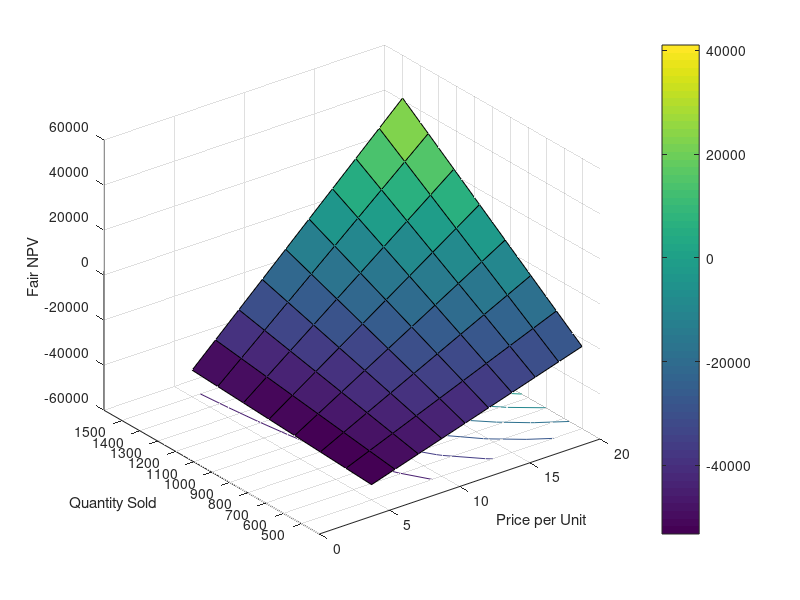

This figure's MATLAB source: (Note: this script raises an error after producing the figure.)
% Financial Engineering was HW3A (pre 2019)
% But is now HW1 / Matlab (2019+)
% This is clean / works / bug free.
% This version 2019 04 14
% Author:  JW 
% Does Capital Budgeting I for different values of P and Q 


clear all;  % reset ram 
clc;  % clear output screen - makes is much easier to debug

format bank;  % set the way numbers are displayed to the screen 
   
%*******************************************************************************
%**************************** BEGINING OF CONTROL PANEL ************************
%*******************************************************************************


% Overall Parameters 
swtProjectLife = 10;    % Expected life of project, in years 
swtWACC = 0.1220;      % Weighted average cost of capital for this project 
swtTaxRate = 0.34;     % Marginal tax rate for the project 

% Capital Expenditures (CapEx) Parameters 
swtCostOfEquip = 65000;   % cost of factory at t=0, assume paid in cash 
swtSalvValue = 20000;     % Est. of Salvage value for deprec purposes 
                          % at the end of the assumed deprec period 
swtMktValue = 40000;      % Est. of the actual mkt value of factory at 
                          % the end of the projects life 
swtDeprecLife =  7;       % The Depreciation period (in yrs) to use. 
                          % Dictated by the IRS and the type of asset used 

% Operating (OpEx) Parameters 
	swtMinP = 5.00;          % minimum Price per unit in the grid 
 	swtMaxP = 20.00;         % maximum Price per unit in the grid 
      swtGridP = 10;          % number of grid points (nodes) to for prices. 
                             % Must be > 1 
      swtMinQ = 500;         % minimum Q in the grid 
      swtMaxQ = 1500;        % maximum Q in the grid 
      swtGridQ = 8;          % number of grid points (nodes) to use with Q 
                             % Must be > 1 
      swtPGrowth = .0500;      % annualized nominal growth in prices beyond t=1 
      swtQGrowth =  -0.0100;    % annualized growth of quantity sold beyond year 1 
                               % Enter above as a decimal, i.e. 0.0100 for +1% growth 

      swtFixOpCost = 2700;     % fixed Op. Costs at t=1 
      swtFixOpCostGr = 0.0300; % annualized growth in fixed Op. costs after year 1 
                               % Enter above as a decimal, i.e. 0.0100 for +1% growth 
                               % A value close to inflation is probably appropriate 
      swtVarOpCost =  3.86;    % variable op. Costs *per unit* at t=1 
      swtVarOpCostGr = 0.0200; % Ann. growth in variable Op. Cost per unit after t=1 
                               % Enter above as a decimal, i.e. 0.0100 for +1% growth 
                               % A value close to inflation is probably appropriate 

% Changes in Working Capital (WC) parameters  
      swtInvent = 0.150;  % Required Invent level as a proportion of next years sales 
      swtAR     = 0.160;  % Acct Rec level as a proportion of same year revenue 
      swtAP     = 0.120;  % Acct Pay level as a proportion of same year revenue 
     
      
% Changes in Maintenance Cash (MC) parameters  
      swtMC   =  3/12 ;  % Maint Cash level as a proportion of same year revenue
          % Note:  Having 3 months of revenue on hand as cash is set via  = 3/12;  
          %  and 45 days via  = 45/365    etc
     
      
 swtWrite = 1;       % 1= write ascii file to disk, 0= don't

      
%*****************************************************************************
%***************** END OF CONTROL PANEL **************************************
%*****************************************************************************


% Now initialize Matricies for CF from Capital Spending, Operations and changes 
% in Working Capital.  

d1 = (swtMaxP-swtMinP)/(swtGridP-1); % incrementor in for loop
d2 = (swtMaxQ-swtMinQ)/(swtGridQ-1); % incrementor in for loop
P = 1;
Q = 1;
y = 0;

for x = swtMinP:d1:swtMaxP; % for loop
    for z = swtMinQ:d2:swtMaxQ; % for loop
%%
CFCS = zeros(7,swtProjectLife+1); 

k = swtProjectLife+1;
for c = 3:k;
CFCS(1,1) = -1 * swtCostOfEquip; % Purchases of Equipment.
CFCS(2,swtProjectLife+1) =  swtMktValue; % Sale of Equipment

i = 2; % set the counter to 2.0 initially
while i <= swtDeprecLife;
CFCS(3,i:swtDeprecLife+1) = (swtCostOfEquip - swtSalvValue)/swtDeprecLife; % Depreciation per Year
i = i + 1; % increment the counter by one
end; % end while i <= swtDeprecLife;

CFCS(4,c-1) = CFCS(3,c-1) + CFCS(4,c-2);
CFCS(4,c) = CFCS(3,c) + CFCS(4,c-1); % Accumulated Depreciation:
CFCS(5,1) = swtCostOfEquip;
CFCS(5,c-1) = CFCS(5,c-2) - CFCS(3,c-1); 
CFCS(5,c) = CFCS(5,c-1) - CFCS(3,c); % Implied Book value of equipment:

j = 2;
while j <= swtProjectLife+1;
    if CFCS(2,j) > 0;
       CFCS(6,j) = (CFCS(5,j) - CFCS(2,j))*swtTaxRate;
    else
       CFCS(6,j) = 0;
    end;
j = j + 1;
end;
% tax due (- #) or tax shield (+#) on sale of equip:

CFCS(7,c-2) = CFCS(1,c-2) + CFCS(2,c-2) + CFCS(6,c-2);
CFCS(7,c) = CFCS(1,c) + CFCS(2,c) + CFCS(6,c);% Total:  CF from Cap. Spending:
end;
%%

%%
CFOP  = zeros(9,swtProjectLife+2);  % CF from OPerations 
CFOP(1,2) = x; % price at t=0 (CB)

k = swtProjectLife+1;
for c = 3:k;
CFOP(1,c) = (1 + swtPGrowth) * CFOP(1,c-1); % price growth

CFOP(2,2) = z; % quantity at t=0 (CB)
CFOP(2,c) = CFOP(2,c-1) * (1 + swtQGrowth); % quantity growth
CFOP(3,2) = swtFixOpCost; % fixed cost at t=0
CFOP(3,c) = CFOP(3,c-1) * (1 + swtFixOpCostGr); % fixed cost growth
CFOP(4,2) = swtVarOpCost; % variable per unit cost at t=0
CFOP(4,c) = CFOP(4,c-1) * (1 + swtVarOpCostGr); % per unit variable cost growth
CFOP(5,c-1) = CFOP(1,c-1) * CFOP(2,c-1);
CFOP(5,c) = CFOP(1,c) * CFOP(2,c); % Accounting revenue
CFOP(6,c-2) = CFOP(3,c-2); % Fixed operating costs In Accounting Terms
CFOP(6,c) = CFOP(3,c);
CFOP(7,c-2) = CFOP(2,c-2) * CFOP(4,c-2);
CFOP(7,c) = CFOP(2,c) * CFOP(4,c); % Variable Op. Costs/unit in Accounting Terms
CFOP(8,c-2) = CFCS(3,c-2); 
CFOP(8,c) = CFCS(3,c);% Depreciation/yr
CFOP(9,c-2) = (((CFOP(5,c-2) - CFOP(6,c-2) - ... 
                               CFOP(7,c-2) - CFOP(8,c-2)) * (1-swtTaxRate)) ...
                              +CFOP(8,c-2)); 
CFOP(9,c) = (((CFOP(5,c) - CFOP(6,c) - ... 
                               CFOP(7,c) - CFOP(8,c)) * (1-swtTaxRate)) ...
                              +CFOP(8,c));% Total: CF from Operations:
end;                        
%%                         
CFWC  = zeros(10,swtProjectLife+1);  % CF from changes in Working Capital 

k = swtProjectLife+1;
for c = 3:k;

CFWC(1,c-2) = swtInvent * CFOP(5,c-1);
CFWC(1,c) = swtInvent * CFOP(5,c+1); % row 1 = inventory levels
CFWC(2,c-1) = swtAR * CFOP(5,c-1); 
CFWC(2,c) = swtAR * CFOP(5,c);  % row 2 = A/R levels 
CFWC(3,c-1) = swtAP * CFOP(5,c-1);
CFWC(3,c) = swtAP * CFOP(5,c); % row 3 = A/P levels
CFWC(4,1) = CFWC(1,1);
CFWC(4,c-1) = CFWC(1,c-1) - CFWC(1,c-2);
CFWC(4,2) = CFWC(1,2) - CFWC(1,1); % (CB) - this should be deleted
CFWC(4,c) = CFWC(1,c) - CFWC(1,c-1); % row 4 = Changes in inventory levels
CFWC(5,1) = CFWC(2,1);
CFWC(5,c-1) = CFWC(2,c-1) - CFWC(2,c-2); 
CFWC(5,c) = CFWC(2,c) - CFWC(2,c-1); 
CFWC(5,swtProjectLife+1) = -1 * CFWC(2,swtProjectLife); % row 5 = Changes in A/R levels
CFWC(6,c-1) = CFWC(3,c-1) - CFWC(3,c-2);
CFWC(6,c) = CFWC(3,c) - CFWC(3,c-1); 
CFWC(6,swtProjectLife+1) = -1 * CFWC(3,swtProjectLife); % row 6 = Changes in A/P levels   
CFWC(7,:) = -1 * CFWC(4,:); % row 7 = CF implication from the change in inventory levels = row 4 * -1 
CFWC(8,:) = -1 * CFWC(5,:); % row 8 = CF implication from the change in A/R levels = row 5 * -1 
CFWC(9,:) =  1 * CFWC(6,:); % row 9 = CF implication from the change in A/P levels = row 6
CFWC(10,:) = sum(CFWC(7:9,:)); % row 10 = sum of rows 7,8,9 = CF from changes in Working Capital
end;
%%
CFMC  = zeros(3,swtProjectLife+1);  % CF from changes in Maint Cash (MC)

k = swtProjectLife+1;
for c = 3:k;
CFMC(1,c-1) = CFOP(5,c-1) * swtMC;
CFMC(1,c) = CFOP(5,c) * swtMC;% Maint Cash Level
CFMC(2,1) = CFMC(1,1);
CFMC(2,c-1) = CFMC(1,c-1) - CFMC(1,c-2); % Change in Maint Cash Level
CFMC(2,swtProjectLife+1) = CFMC(1,swtProjectLife) * -1;
CFMC(3,:) = -1 * CFMC(2,:); % Cash Impact from Maint Cash Change
end;
%%
CFTOT = zeros(3,swtProjectLife+1); % Total CF's
CFTOT(1,:) = (0:swtProjectLife);

k = swtProjectLife+1;
for c = 1:k;
CFTOT(2,c) = CFCS(7,c) + CFOP(9,c) + CFWC(10,c) + CFMC(3,c);
CFTOT(3,c) = CFTOT(2,c)/(1+swtWACC)^CFTOT(1,c); % discounting sum of CF to t = 0
end;

y = y + 1;

NPVMat(y) = sum(CFTOT(3,:)); % filling NPVMat with NPV's
t = NPVMat;



QGrid(Q,1) = z; % quantity grid
Q = Q + 1;
    end;
PGrid(P,1) = x;
P = P + 1; % building P grid
 end;

QGrid = QGrid(1:swtGridQ,1); % unique values of quantity grid

 
NPVMatr = reshape(t,[swtGridQ,swtGridP]); % transpose t
NPVMatx = NPVMatr';

% Plot %

surfc(PGrid,QGrid,NPVMatx'); % 3D countour plot with options below
colorbar;
xlabel('Price per Unit');
ylabel('Quantity Sold');
zlabel('Fair NPV');
yticks([swtMinQ,swtMaxQ]);
yticks(swtMinQ:100:swtMaxQ);

if swtWrite == 1; % write to hardrive

      csvwrite('/Volumes/JACOBWREN/BUS444/HW1/NPVMatx.csv', NPVMatx);

end;
